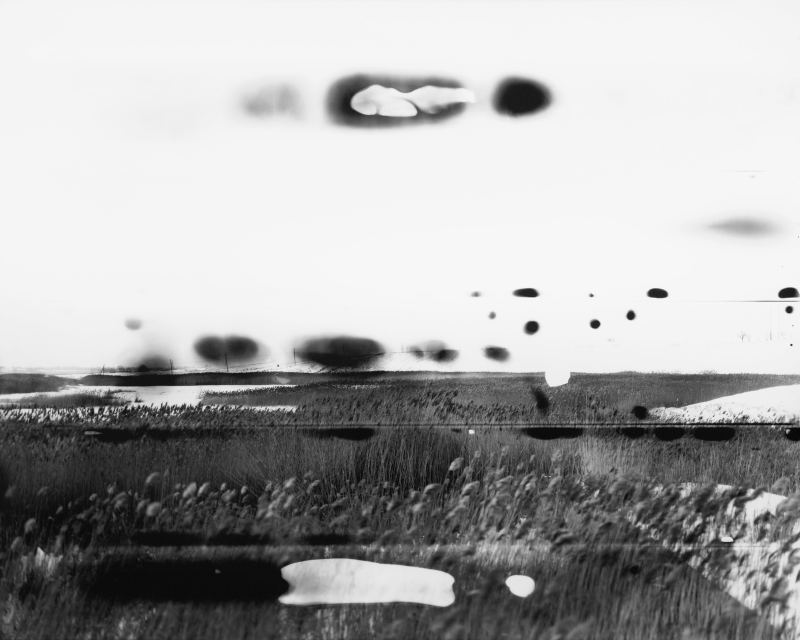
#> input picture content/alexey-yurenev/images/06-silent-hero-06.jpg, 1600 x 1280 px (shown at 1/2 size)
$ python analyze_composition.py ../../../../content/alexey-yurenev/images/06-silent-hero-06.jpg
#> lines starting #> are read from the running program, lines starting #| are printed output that depends on the picture; after the words box and inside, x2 and y2 are one past the last pixel; in counts of white or black regions, pixels touching at a corner belong together
### .agents/skills/composition-analysis/scripts/complib.py
"""Shared helpers for the composition-analysis skill.

Coordinate convention used EVERYWHERE in this skill:
- Points are normalized to the image: x in [0,1] left->right, y in [0,1] top->bottom.
- Distances for scoring are computed in pixel space and divided by the image
  diagonal ("ndist"), so they are aspect-correct and resolution-independent.
"""

import json
import math

import numpy as np
from PIL import Image, ImageOps

PHI = (1 + 5 ** 0.5) / 2
TEAL = (45, 212, 191)          # #2dd4bf
WHITE = (255, 255, 255)


# ---------------------------------------------------------------- image io

def load_image_rgb(path):
    """Open an image, apply EXIF orientation, return (np.uint8 RGB array, W, H).

    EXIF orientation MUST be baked here: browsers honor it, OpenCV does not,
    and a mismatch silently rotates every overlay 90 degrees.
    """
    im = Image.open(path)
    im = ImageOps.exif_transpose(im)
    im = im.convert("RGB")
    w, h = im.size
    return np.asarray(im), w, h


def analysis_scale(arr, max_long_edge=1024):
    """Downscale for analysis speed. Coordinates are normalized, so this is safe."""
    h, w = arr.shape[:2]
    s = max_long_edge / max(w, h)
    if s >= 1.0:
        return arr, 1.0
    import cv2
    out = cv2.resize(arr, (max(8, int(w * s)), max(8, int(h * s))),
                     interpolation=cv2.INTER_AREA)
    return out, s


# ---------------------------------------------------------------- json io

# [10 lines left out: function _json_default, not called in this run]


def jdump(obj, path=None, indent=2):
    if path is None:
        return json.dumps(obj, indent=indent, default=_json_default)
    with open(path, "w") as f:
        json.dump(obj, f, indent=indent, default=_json_default)


def jload(path):
    with open(path) as f:
        return json.load(f)


# ---------------------------------------------------------------- geometry

def seg_angle_deg(x1, y1, x2, y2):
    """Angle of a segment in degrees, folded into [-90, 90). 0 = horizontal."""
    a = math.degrees(math.atan2(y2 - y1, x2 - x1))
    while a >= 90:
        a -= 180
    while a < -90:
        a += 180
    return a


def angle_diff(a, b):
    """Smallest difference between two undirected line angles in degrees."""
    d = abs(a - b) % 180
    return min(d, 180 - d)


# [66 lines left out: functions point_seg_dist, line_intersection, golden_spiral, not called in this run]


GRID_LINES = {"thirds": (1 / 3, 2 / 3), "phi": (1 - 1 / PHI, 1 / PHI)}


def grid_points(kind):
    """Power points (line intersections) of a grid, normalized."""
    g = GRID_LINES[kind]
    return [(gx, gy) for gx in g for gy in g]

### .claude/skills/composition-analysis/scripts/analyze_composition.py
#!/usr/bin/env python3
"""Measure the compositional geometry of a photograph and emit JSON ground truth.

Usage:
    python3 analyze_composition.py IMAGE [-o out.json] [--no-suggest]

Everything downstream (drafting, scoring, revising overlays) keys off this
output. Coordinates are normalized (x,y in [0,1], y down). See complib.py.
"""

import argparse
import math
import os
import sys

import cv2
import numpy as np

sys.path.insert(0, os.path.dirname(os.path.abspath(__file__)))
import complib as C


# ------------------------------------------------------------------ lines

def detect_lines(gray, w, h):
    v = float(np.median(gray))
    lo, hi = int(max(0, 0.66 * v)), int(min(255, 1.33 * v))
    edges = cv2.Canny(cv2.GaussianBlur(gray, (3, 3), 0), lo, hi)
    edge_density = float(edges.mean() / 255.0)

    min_len = int(0.10 * min(w, h))
    raw = cv2.HoughLinesP(edges, 1, np.pi / 180,
                          threshold=max(40, int(0.06 * min(w, h))),
                          minLineLength=min_len,
                          maxLineGap=int(0.02 * min(w, h)))
    lines = []
    if raw is not None:
        diag = math.hypot(w, h)
        # HoughLinesP returns (N,1,4) on OpenCV <5 and (N,4) on OpenCV 5; reshape
        # so this loop is robust to both.
        for x1, y1, x2, y2 in raw.reshape(-1, 4):
            a = C.seg_angle_deg(x1, y1, x2, y2)
            L = math.hypot(x2 - x1, y2 - y1) / diag
            lines.append({"x1": x1 / w, "y1": y1 / h, "x2": x2 / w, "y2": y2 / h,
                          "angle_deg": a, "length": L})
        lines.sort(key=lambda l: -l["length"])
        # greedy de-dup: drop near-parallel lines whose midpoints almost touch
        kept = []
        for l in lines:
            mx, my = (l["x1"] + l["x2"]) / 2, (l["y1"] + l["y2"]) / 2
            dup = False
            for k in kept:
                kmx, kmy = (k["x1"] + k["x2"]) / 2, (k["y1"] + k["y2"]) / 2
                if C.angle_diff(l["angle_deg"], k["angle_deg"]) < 4 and \
                        math.hypot(mx - kmx, my - kmy) < 0.05:
                    dup = True
                    break
            if not dup:
                kept.append(l)
            if len(kept) >= 12:
                break
        lines = kept
    for l in lines:
        a = abs(l["angle_deg"])
        l["class"] = "horizontal" if a <= 8 else "vertical" if a >= 82 else "diagonal"
    return lines, edge_density


# ---------------------------------------------------------------- horizon

def detect_horizon(gray, lines, h):
    """Sky/ground luminance split cross-checked against Hough horizontals.
    May land on any dominant horizontal structure, not only a literal horizon."""
    rows = gray.mean(axis=1)
    k = max(5, (h // 40) | 1)
    rows_s = np.convolve(rows, np.ones(k) / k, mode="same")
    d = np.abs(np.gradient(rows_s))
    lo, hi = int(0.10 * h), int(0.90 * h)
    band = d[lo:hi]
    if band.size == 0:
        return None
    yi = int(np.argmax(band)) + lo
    conf_g = float(np.clip((d[yi] - band.mean()) / (4 * band.std() + 1e-9), 0, 1))
    y_g = yi / h

    horiz = [l for l in lines if l["class"] == "horizontal"]
    for l in horiz:
        ym = (l["y1"] + l["y2"]) / 2
        if abs(ym - y_g) < 0.04:
            return {"y": ym, "angle_deg": l["angle_deg"],
                    "confidence": min(1.0, conf_g + 0.35), "method": "both"}
    if conf_g > 0.25:
        return {"y": y_g, "angle_deg": 0.0, "confidence": conf_g,
                "method": "gradient"}
    long_h = [l for l in horiz if l["length"] > 0.35 and 0.15 < (l["y1"] + l["y2"]) / 2 < 0.85]
    if long_h:
        l = long_h[0]
        return {"y": (l["y1"] + l["y2"]) / 2, "angle_deg": l["angle_deg"],
                "confidence": min(0.75, 0.4 + l["length"] * 0.5), "method": "hough"}
    return None


# ---------------------------------------------------------- vanishing point

def detect_vp(lines, w, h):
    diags = [l for l in lines if 15 < abs(l["angle_deg"]) < 75]
    if len(diags) < 2:
        return None
    pts = []
    for i in range(len(diags)):
        for j in range(i + 1, len(diags)):
            a, b = diags[i], diags[j]
            if C.angle_diff(a["angle_deg"], b["angle_deg"]) < 8:
                continue
            p = C.line_intersection(((a["x1"] * w, a["y1"] * h), (a["x2"] * w, a["y2"] * h)),
                                    ((b["x1"] * w, b["y1"] * h), (b["x2"] * w, b["y2"] * h)))
            if p and -0.5 * w <= p[0] <= 1.5 * w and -0.5 * h <= p[1] <= 1.5 * h:
                pts.append(p)
    if not pts:
        return None
    pts = np.array(pts)
    c = np.median(pts, axis=0)
    r = 0.10 * math.hypot(w, h)
    sel = pts
    for _ in range(8):
        m = np.hypot(pts[:, 0] - c[0], pts[:, 1] - c[1]) < r
        if not m.any():
            break
        sel = pts[m]
        c = sel.mean(axis=0)
    inliers = int(len(sel))
    if inliers < 2:
        return None
    return {"x": float(np.clip(c[0] / w, -0.25, 1.25)),
            "y": float(np.clip(c[1] / h, -0.25, 1.25)),
            "inliers": inliers, "confidence": min(1.0, inliers / 5)}


# ---------------------------------------------------------------- saliency

def spectral_saliency(gray):
    h, w = gray.shape
    s = 64 / max(h, w)
    small = cv2.resize(gray, (max(8, int(w * s)), max(8, int(h * s))))
    f = np.fft.fft2(small.astype(np.float64))
    logmag = np.log1p(np.abs(f))
    sr = logmag - cv2.blur(logmag, (3, 3))
    sal = np.abs(np.fft.ifft2(np.exp(sr) * np.exp(1j * np.angle(f)))) ** 2
    sal = cv2.GaussianBlur(sal, (9, 9), 2.5)
    sal = (sal - sal.min()) / (np.ptp(sal) + 1e-9)
    return cv2.resize(sal, (w, h))


def saliency_features(gray, w, h):
    sal = spectral_saliency(gray)
    yi, xi = np.unravel_index(int(np.argmax(sal)), sal.shape)
    peak = [xi / w, yi / h]
    mask = (sal > 0.6).astype(np.uint8)
    num, _, stats, cents = cv2.connectedComponentsWithStats(mask, 8)
    regions = []
    for i in range(1, num):
        x, y, bw, bh, area = stats[i]
        frac = area / (w * h)
        if frac < 0.003:
            continue
        regions.append({"cx": cents[i][0] / w, "cy": cents[i][1] / h,
                        "x": x / w, "y": y / h, "w": bw / w, "h": bh / h,
                        "area_frac": float(frac)})
    regions.sort(key=lambda r: -r["area_frac"])
    return {"peak": peak, "regions": regions[:3]}


# ------------------------------------------------------------------ faces

def detect_faces(gray, w, h):
    out = []
    try:
        base = cv2.data.haarcascades
        fc = cv2.CascadeClassifier(base + "haarcascade_frontalface_default.xml")
        pc = cv2.CascadeClassifier(base + "haarcascade_profileface.xml")
        ec = cv2.CascadeClassifier(base + "haarcascade_eye.xml")
        mins = (max(24, int(0.05 * min(w, h))),) * 2
        rects = list(fc.detectMultiScale(gray, 1.1, 5, minSize=mins))
        rects += list(pc.detectMultiScale(gray, 1.1, 5, minSize=mins))
        for (x, y, fw, fh) in rects:
            roi = gray[y:y + int(fh * 0.65), x:x + fw]
            eyes = []
            for (ex, ey, ew, eh) in ec.detectMultiScale(roi, 1.1, 6)[:2]:
                eyes.append([(x + ex + ew / 2) / w, (y + ey + eh / 2) / h])
            eye_center = [sum(p[0] for p in eyes) / len(eyes),
                          sum(p[1] for p in eyes) / len(eyes)] if eyes else None
            out.append({"x": x / w, "y": y / h, "w": fw / w, "h": fh / h,
                        "eyes": eyes, "eye_center": eye_center})
    except Exception:
        pass
    out.sort(key=lambda f: -(f["w"] * f["h"]))
    return out[:4]


# --------------------------------------------------------------- symmetry

def _ncc(a, b):
    a = a - a.mean()
    b = b - b.mean()
    d = math.sqrt(float((a * a).sum()) * float((b * b).sum())) + 1e-9
    return float((a * b).sum() / d)


def symmetry(gray):
    s = cv2.GaussianBlur(cv2.resize(gray, (160, 160)).astype(np.float64), (5, 5), 0)
    best_v, best_x = -1.0, 0.5
    for off in range(-20, 21, 2):
        c = 80 + off
        half = min(c, 160 - c)
        if half < 40:
            continue
        v = _ncc(s[:, c - half:c], np.fliplr(s[:, c:c + half]))
        if v > best_v:
            best_v, best_x = v, c / 160
    best_h, best_y = -1.0, 0.5
    for off in range(-20, 21, 2):
        c = 80 + off
        half = min(c, 160 - c)
        if half < 40:
            continue
        v = _ncc(s[c - half:c, :], np.flipud(s[c:c + half, :]))
        if v > best_h:
            best_h, best_y = v, c / 160
    return {"vertical": (best_v + 1) / 2, "vertical_axis_x": best_x,
            "horizontal": (best_h + 1) / 2, "horizontal_axis_y": best_y}


# ------------------------------------------------------------------ grids

def grid_fit(anchor, horizon, vp, w, h):
    feats = []
    if anchor:
        feats.append(("point", (anchor["x"], anchor["y"]), 1.0))
    if horizon and horizon["confidence"] > 0.4:
        feats.append(("y", horizon["y"], 0.8))
    if vp and vp["confidence"] > 0.5 and 0 <= vp["x"] <= 1 and 0 <= vp["y"] <= 1:
        feats.append(("point", (vp["x"], vp["y"]), 0.6))
    diag = math.hypot(w, h)
    out = {}
    for kind in ("thirds", "phi"):
        glines = C.GRID_LINES[kind]
        gpts = C.grid_points(kind)
        num = den = 0.0
        for typ, val, wt in feats:
            if typ == "y":
                d = min(abs(val - g) for g in glines)
                s = max(0.0, 1 - d / 0.12)
            else:
                px, py = val[0] * w, val[1] * h
                d = min(math.hypot(px - gx * w, py - gy * h) for gx, gy in gpts) / diag
                s = max(0.0, 1 - d / 0.15)
            num += wt * s
            den += wt
        out[kind] = num / den if den else 0.0
    out["best"] = "thirds" if out["thirds"] >= out["phi"] else "phi"
    return out


# ---------------------------------------------------------------- suggest

def suggest(res):
    prims = []
    anchor = res.get("subject_anchor")
    horizon = res.get("horizon")
    vp = res.get("vanishing_point")
    sym = res.get("symmetry", {})
    lines = res.get("lines", [])

    faces = res.get("faces", [])
    portrait = any(f["w"] * f["h"] > 0.02 for f in faces)
    if horizon and horizon["confidence"] >= 0.35 and not (
            portrait and horizon["method"] == "gradient"):
        prims.append({"type": "horizon_line", "y": round(horizon["y"], 3),
                      "angle": round(horizon["angle_deg"], 1),
                      "label": "horizon",
                      "confidence": round(horizon["confidence"], 2),
                      "why": f"luminance split / dominant horizontal ({horizon['method']})"})
    if anchor:
        prims.append({"type": "subject_anchor", "x": round(anchor["x"], 3),
                      "y": round(anchor["y"], 3), "r": 0.035,
                      "label": anchor["source"].replace("_", " "),
                      "confidence": 0.9 if "face" in anchor["source"] else 0.6,
                      "why": f"strongest subject signal: {anchor['source']}"})
    vp_min = 0.8 if portrait else 0.5
    min_lead = 0.35 if portrait else 0.0
    if vp and vp["confidence"] >= vp_min and (not portrait or vp["inliers"] >= 5):
        prims.append({"type": "vanishing_point", "x": round(vp["x"], 3),
                      "y": round(vp["y"], 3),
                      "confidence": round(vp["confidence"], 2),
                      "why": f"{vp['inliers']} converging diagonals"})
        for l in [l for l in lines if l["class"] == "diagonal" and l["length"] >= min_lead][:2]:
            prims.append({"type": "leading_line",
                          "points": [[round(l["x1"], 3), round(l["y1"], 3)],
                                     [round(l["x2"], 3), round(l["y2"], 3)]],
                          "arrow": True, "label": "leading line",
                          "confidence": round(min(1.0, l["length"] * 2), 2),
                          "why": "strong diagonal converging on VP"})
    elif lines and lines[0]["class"] == "diagonal" and lines[0]["length"] > max(0.3, min_lead):
        l = lines[0]
        prims.append({"type": "leading_line",
                      "points": [[round(l["x1"], 3), round(l["y1"], 3)],
                                 [round(l["x2"], 3), round(l["y2"], 3)]],
                      "arrow": True, "label": "leading line",
                      "confidence": round(min(1.0, l["length"] * 2), 2),
                      "why": "dominant diagonal"})
    if sym.get("vertical", 0) > 0.78:
        prims.append({"type": "symmetry_axis", "orientation": "vertical",
                      "pos": round(sym["vertical_axis_x"], 3),
                      "confidence": round(sym["vertical"], 2),
                      "why": "strong left/right mirror correlation"})
    prims.sort(key=lambda p: -p.get("confidence", 0))
    return prims[:4]


# ------------------------------------------------------------------ main

def analyze(path, do_suggest=True, analysis_long_edge=1024):
#> called with do_suggest = True, analysis_long_edge = 1024
    arr, W, H = C.load_image_rgb(path)
#> in load_image_rgb, im is the input picture: PIL image 1600x1280 RGB; min 2, max 255, mean 170.3
#> W = 1600; H = 1280
    small, _ = C.analysis_scale(arr, analysis_long_edge)
#> in analysis_scale, `out = cv2.resize(arr, (max(8, int(w * s)), max(8, int(h * s))), interp..`:
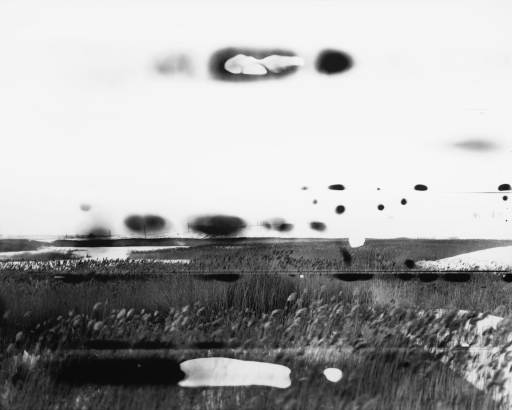
#> out: shape (819, 1024, 3) (shown at 1/2 size); min 7, max 248, mean 170.3
    gray = cv2.cvtColor(small, cv2.COLOR_RGB2GRAY)
    h, w = gray.shape

    lines, edge_density = detect_lines(gray, w, h)
#> in detect_lines, `v = float(np.median(gray))`: v = 239
#> in detect_lines, `lo, hi = int(max(0, 0.66 * v)), int(min(255, 1.33 * v))`: lo = 157; hi = 255
#> in detect_lines, `edges = cv2.Canny(cv2.GaussianBlur(gray, (3, 3), 0), lo, hi)`:
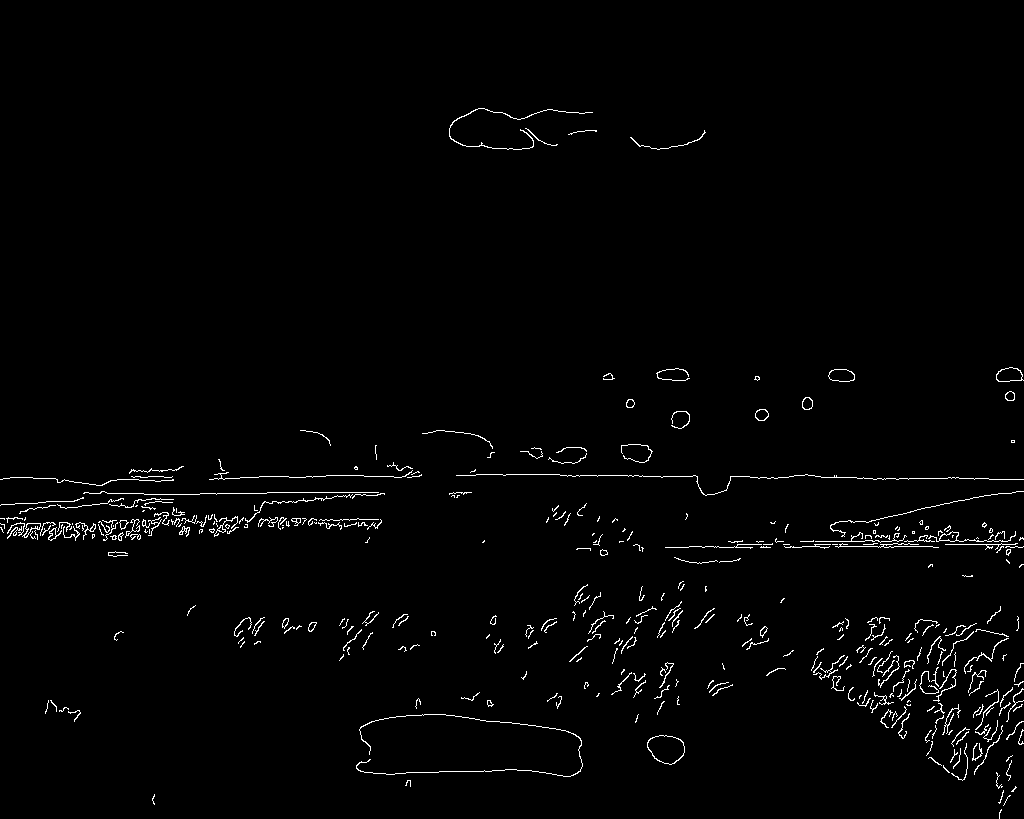
#> edges: shape (819, 1024); 1.5% white in thin lines or dots, all inside (x1, y1, x2, y2) = (0, 108, 1024, 819)
#> in detect_lines, `edge_density = float(edges.mean() / 255.0)`: edge_density = 0.0152
#> in detect_lines, `raw = cv2.HoughLinesP(edges, 1, np.pi / 180, threshold=max(40, int(0.0..`: raw = 46 rows, first 6: [857, 478, 988, 478], [784, 546, 932, 546], [814, 544, 918, 544], [560, 475, 642, 475], [258, 523, 380, 523], [1, 529, 313, 518]
#> the loop in detect_lines, `for x1, y1, x2, y2 in raw.reshape(-1, 4):` made 46 passes
#> (x1, y1, x2, y2, a, L) on passes 1 to 8: (857, 478, 988, 478, 0, 0.0999), (784, 546, 932, 546, 0, 0.113), (814, 544, 918, 544, 0, 0.0793), (560, 475, 642, 475, 0, 0.0625), (258, 523, 380, 523, 0, 0.093), (1, 529, 313, 518, -2.02, 0.238), (160, 494, 331, 492, -0.67, 0.13), (35, 528, 152, 530, 0.979, 0.0892)
#> after the loop in detect_lines, `for x1, y1, x2, y2 in raw.reshape(-1, 4):`: lines = 46 items
#> the loop in detect_lines, `for l in lines:` made 22 passes
#> (mx, my) on passes 2 to 9: (0.232, 0.639), (0.909, 0.829), (0.0889, 0.645), (0.24, 0.602), (0.913, 0.659), (0.291, 0.637), (0.908, 0.661), (0.838, 0.667)
#> after the loop in detect_lines, `for l in lines:`: kept = 12 items
#> the loop in detect_lines, `for l in lines:` made 12 passes
#> a on passes 1 to 8: 2.02, 1.03, 12.86, 1.93, 0, 0, 0, 0
#> lines = 12 items; edge_density = 0.0152
    horizon = detect_horizon(gray, lines, h)
#> in detect_horizon, `rows = gray.mean(axis=1)`: rows = 819 values, max 246.2 at index 332, min 40.93 at index 551, mean 170.3
#> in detect_horizon, `rows_s = np.convolve(rows, np.ones(k) / k, mode="same")`: rows_s = 819 values, max 246.2 at index 334, min 39.04 at index 818, mean 169.3
#> in detect_horizon, `d = np.abs(np.gradient(rows_s))`: d = 819 values, max 11.66 at index 9, min 0.00014 at index 253, mean 0.723
#> in detect_horizon, `band = d[lo:hi]`: band = 656 values, max 5.77 at index 398, min 0.00014 at index 172, mean 0.611
#> in detect_horizon, `yi = int(np.argmax(band)) + lo`: yi = 479
#> in detect_horizon, `conf_g = float(np.clip((d[yi] - band.mean()) / (4 * band.std() + 1e-9)..`: conf_g = 1
#> in detect_horizon, `y_g = yi / h`: y_g = 0.585
#> in detect_horizon, `horiz = [l for l in lines if l["class"] == "horizontal"]`: horiz = 9 items
#> the loop in detect_horizon, `for l in horiz:` made 8 passes
#> ym on passes 1 to 8: 0.639, 0.639, 0.645, 0.659, 0.637, 0.667, 0.668, 0.584
#> horizon = {'y': 0.584, 'angle_deg': 0, 'confidence': 1, 'method': 'both'}
    vp = detect_vp(lines, w, h)
#> in detect_vp, `diags = [l for l in lines if 15 < abs(l["angle_deg"]) < 75]`: diags = 1 item
    sal = saliency_features(gray, w, h)
#> in spectral_saliency, `small = cv2.resize(gray, (max(8, int(w * s)), max(8, int(h * s))))`:
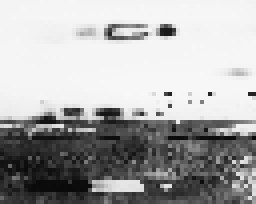
#> small: shape (51, 64) (shown 4 times larger); min 10, max 247, mean 170.2
#> in spectral_saliency, `logmag = np.log1p(np.abs(f))`:
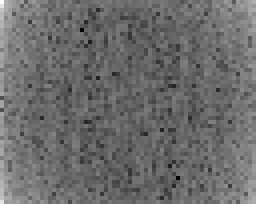
#> logmag: shape (51, 64) float64 (shown 4 times larger); min 2.45, max 13.23, mean 7; drawn with min black and max white
#> in spectral_saliency, `sr = logmag - cv2.blur(logmag, (3, 3))`:
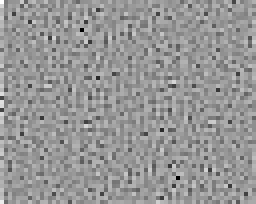
#> sr: shape (51, 64) float64 (shown 4 times larger); min -3.7, max 2.55, mean 0.00821; drawn with min black and max white
#> in spectral_saliency, `sal = np.abs(np.fft.ifft2(np.exp(sr) * np.exp(1j * np.angle(f)))) ** 2`:
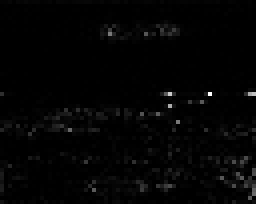
#> sal: shape (51, 64) float64 (shown 4 times larger); min 6.93e-09, max 0.0332, mean 0.000553; drawn with min black and max white
#> in spectral_saliency, `sal = cv2.GaussianBlur(sal, (9, 9), 2.5)`:
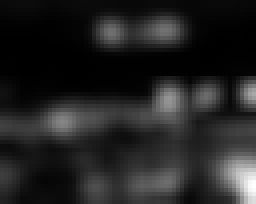
#> sal: shape (51, 64) float64 (shown 4 times larger); min 4.01e-05, max 0.00364, mean 0.000542; drawn with min black and max white
#> (the rest of the program and of its run is left out)
